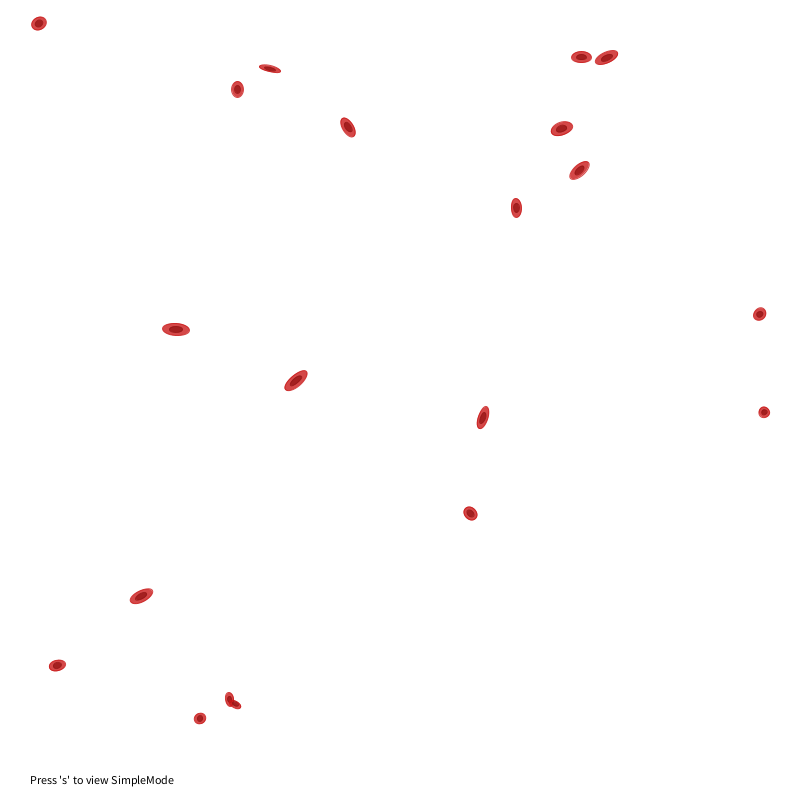
Frame 1 (no input)
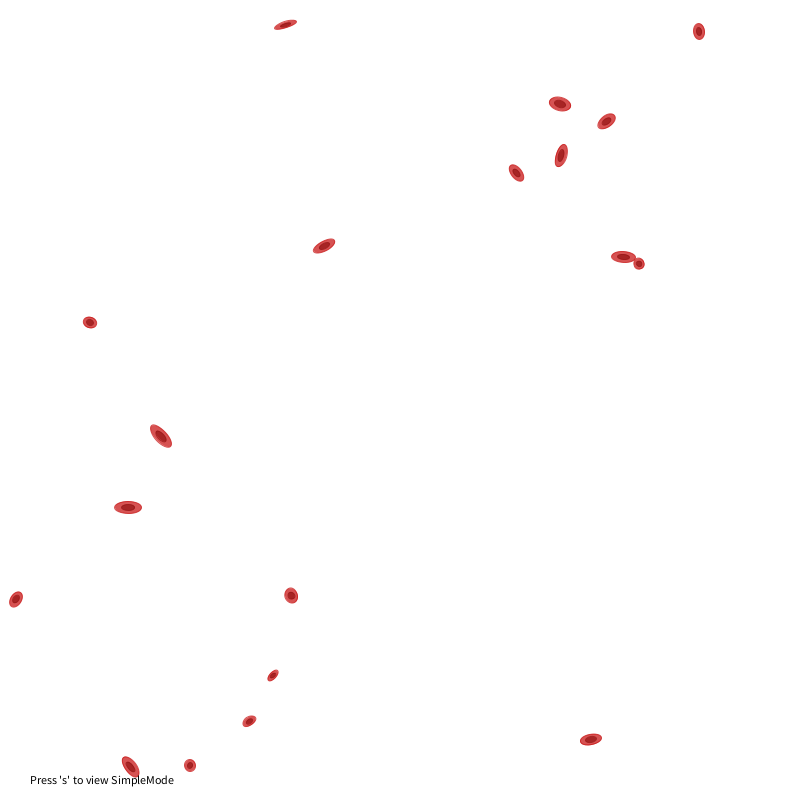
Frame 60 (the mouse pressed at the canvas centre just before this capture)
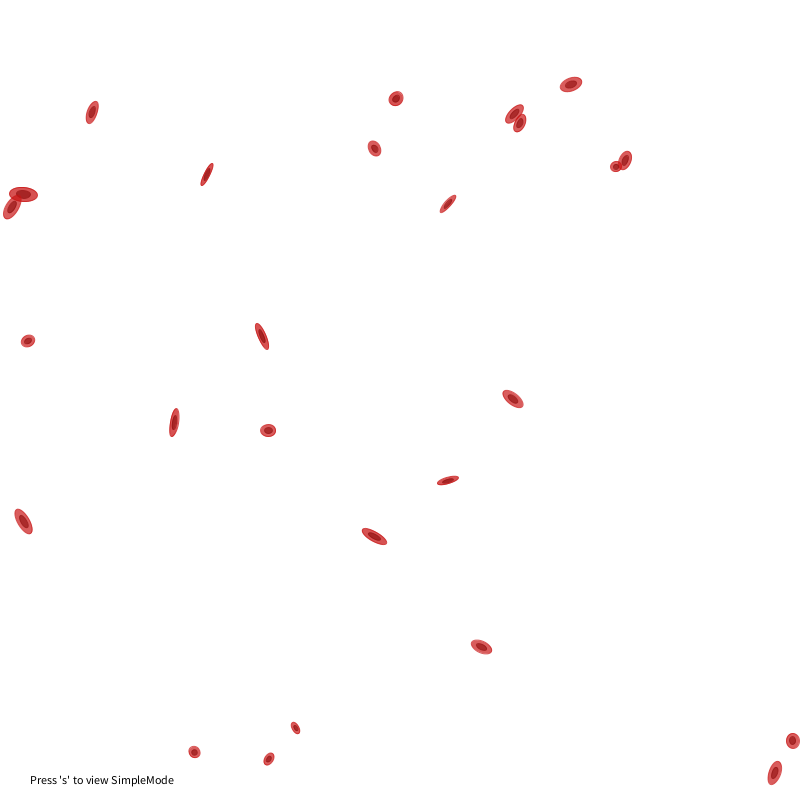
Frame 120 (the mouse held since frame 60 and released just before this capture)

The Processing sketch that drew these frames (run headless with seeded random() and noise(); from frame 60 on, the mouse is pressed at the canvas centre):

// Processing sketch: h_w_2_3
// ── h_w_2_3.pde
/*
 * Jonghwa Park
 * suakii@gmail.com
*/
World world;

boolean simpleGraphics;
int time=0;
void setup() {

  size(800, 800);
  simpleGraphics = false;
  world = new World(20);
  smooth();
  

}

void draw() {
  background(255);

  world.run();
  
  fill(0);
  text("Press 's' to view SimpleMode", 30, height-16);

  time++;

}

void mousePressed() {
  world.born(mouseX,mouseY); 
}

void mouseDragged(){
if(time%20==0){
  world.born(mouseX,mouseY); 
}
}

void keyPressed() {

  if (key == 's') {
    changeGraphicsMode();
  }
}

void changeGraphicsMode() {
    simpleGraphics = !simpleGraphics;
}

// ── Agent.pde
/*
 * Jonghwa Park
 * suakii@gmail.com
*/

class Agent {
  PVector location;
  PVector velocity;
  
  float health;
  float xoff;
  float yoff;
 
  float r;
  float maxspeed;
  

 
  
  Agent(PVector l) {
    location = l;
    health = 200;
    xoff = random(1000);
    yoff = random(1000);
    maxspeed = map(random(1), 0, 1, 15, 0);
    r = map(random(1), 0, 1, 0, 50);
    
    velocity = new PVector(0, 0);
  }
  
  void run() {
    update();
    borders();
    display();
  }
  
  void update() {
    // Simple movement based on perlin noise
    // How about change noise function to random function?
    velocity.x = map(noise(xoff),0,1,-maxspeed,maxspeed);
    velocity.y = map(noise(yoff),0,1,-maxspeed,maxspeed);
    xoff += 0.01;
    yoff += 0.01;

    location.add(velocity);
    // Death b.b
    health -= 0.2;
  }
  
  void borders() {
    if (location.x < -r) location.x = width+r;
    if (location.y < -r) location.y = height+r;
    if (location.x > width+r) location.x = -r;
    if (location.y > height+r) location.y = -r;
  }
  
  void display() {
    
    pushMatrix();
      if(simpleGraphics == false)
        drawBody();
      else
        simpleShape();
    popMatrix();
  }
  
  //child class to override this 
  void drawBody() {
  
  }
  void simpleShape() {
      ellipseMode(CENTER);
      stroke(0,health);
      fill(0, health);
      ellipse(location.x, location.y, r, r);
  }

  // Death
  boolean dead() {
    if (health < 0.0) {
      return true;
    } 
    else {
      return false;
    }
  }
}

// ── Fish.pde


class Fish extends Agent {
  
  float s = random(-90, 90);
  float d = random(0.1, 0.3);
  
  Fish(PVector l) {
    super(l);
    
  }
  
  void drawBody() {
    pushMatrix();
      translate(location.x, location.y);
      scale(d);
      stroke(0,health);
      fill(0, health);
      
      rotate(velocity.heading()-radians(90));
      beginShape();
        for (int i = 0; i <= 180; i+=20) {
          float x = sin(radians(i)) * i/3;
          float angle = sin(radians(i+s+frameCount*5)) * 50;
          vertex(x-angle, i*2);
          vertex(x-angle, i*2);
        }
        
       for (int i = 180; i >= 0; i-=20) {
          float x = sin(radians(i)) * i/3;
          float angle = sin(radians(i+s+frameCount*5)) * 50;
          vertex(-x-angle, i*2);
          vertex(-x-angle, i*2);
      }
      endShape();
    popMatrix();
  }
  



}

// ── My.pde
class red_blood_cell extends Agent {
  
  float s = random(10,30);
  float d = random(5,15);
  
  red_blood_cell(PVector l) {super(l);}
  void drawBody() {
    pushMatrix();
      translate(location.x, location.y);
      rotate(velocity.heading()-radians(90));
      stroke(200,20,20,health);
      fill(200,20,20, health);  
      ellipse(0,0,s,d);
      stroke(150,20,20,health);
      fill(150,20,20, health);
      ellipse(0,0,s/2,d/2);
    popMatrix();
  }
}
class white_blood_cell extends Agent {
  
  float r = random(20,40);
  white_blood_cell(PVector l) {super(l);}
  void drawBody() {
    pushMatrix();
      strokeWeight(1);
      translate(location.x, location.y);
      rotate(velocity.heading()-radians(90));
      stroke(0,health);
      fill(255,255,255, health);  
      ellipse(0,0,r,r);
      stroke(255,255,255,health);
      for(int i=(int)(0.75*r);i>=0;i--){
        fill(i*4/(3*r)*255,i*4/(3*r)*255,255, health);  
        ellipse(r/4,0,i*3/5,i*3/5);
      }
    popMatrix();
  }
}

// ── World.pde
/*
 * Jonghwa Park
 * suakii@gmail.com
*/
class World {

  ArrayList<Agent> agents;   

  World(int num) {
    agents = new ArrayList<Agent>();              
    for (int i = 0; i < num; i++) {
      PVector l = new PVector(random(width),random(height));
      agents.add(new red_blood_cell(l));
    }
  }

  void born(float x, float y) {
    float ran=random(4);
    for(int i=0;i<5;i++){
       PVector l = new PVector(x,i*160);
       if(ran>=1){agents.add(new red_blood_cell(l));}
       else{agents.add(new white_blood_cell(l));}
    }
    for(int i=0;i<5;i++){
       PVector l = new PVector(i*160,y);
       if(ran>=1){agents.add(new red_blood_cell(l));}
       else{agents.add(new white_blood_cell(l));}
    }
  }

  void run() {
    
    for (int i = agents.size()-1; i >= 0; i--) {
      Agent a = agents.get(i);
      a.run();
      if (a.dead()) {
        agents.remove(i);
      }
    }
  }
  
}
